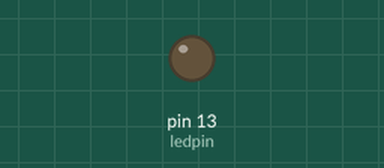
The sketch below on a simulated Arduino Uno, built with avr-gcc and run on an emulated ATmega328P. Shown: output pins drawn as LEDs (lit = HIGH).

Above: at 1.9 s.
At 4.6 s:
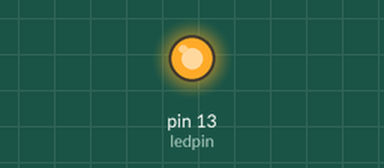
Timing chart, 0 to 12.2 s (numbered marks = the images above):
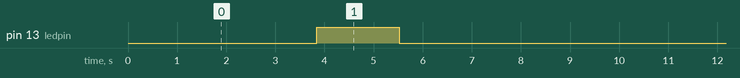

Measured:
- by itself, pin 13 (ledpin): alternates HIGH for 1.7 s and LOW for 7.7 s

The sketch:

Fading.pde
```cpp
// Fading LED
// by BARRAGAN <http://people.interaction-ivrea.it/h.barragan>

int value = 0;                            // variable to keep the actual value
int ledpin = 13;                           // light connected to digital pin 13, built-in LED

void setup()
{
  // nothing for setup
}

void loop()
{
  for(value = 0 ; value <= 155; value+=1) // fade in (from min to max)
  {
    analogWrite(ledpin, value);           // sets the value (range from 0 to 255)
    delay(30);                            // waits for 30 milli seconds to see the dimming effect
  }
  for(value = 155; value >=0; value-=1)   // fade out (from max to min)
  {
    analogWrite(ledpin, value);
    delay(30);
  }
}
```
